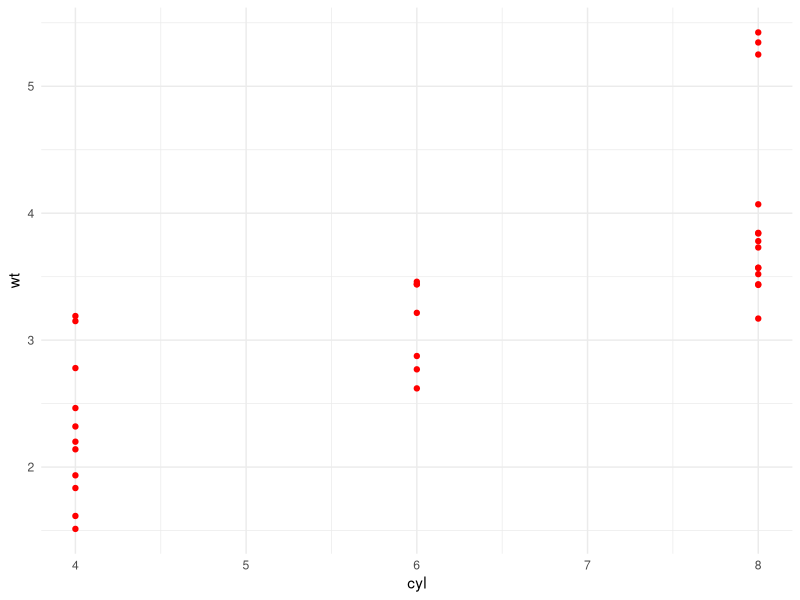

The R script that drew this image:
## ---- chunk 1
library(tidyverse)

ggplot(mtcars) +
  geom_point(aes(x = cyl, y = wt), color = "red") +
  theme_minimal()
